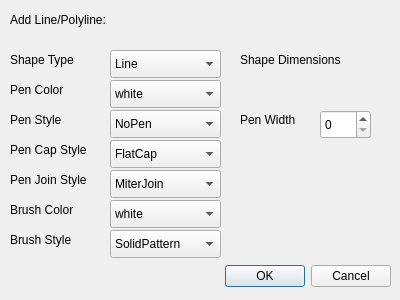
<?xml version="1.0" encoding="UTF-8"?>
<ui version="4.0">
 <class>add_LinePoly</class>
 <widget class="QDialog" name="add_LinePoly">
  <property name="geometry">
   <rect>
    <x>0</x>
    <y>0</y>
    <width>400</width>
    <height>300</height>
   </rect>
  </property>
  <property name="windowTitle">
   <string>Dialog</string>
  </property>
  <widget class="QDialogButtonBox" name="buttonBox">
   <property name="geometry">
    <rect>
     <x>50</x>
     <y>260</y>
     <width>341</width>
     <height>32</height>
    </rect>
   </property>
   <property name="orientation">
    <enum>Qt::Horizontal</enum>
   </property>
   <property name="standardButtons">
    <set>QDialogButtonBox::Cancel|QDialogButtonBox::Ok</set>
   </property>
  </widget>
  <widget class="QLabel" name="label_8">
   <property name="geometry">
    <rect>
     <x>10</x>
     <y>170</y>
     <width>101</width>
     <height>20</height>
    </rect>
   </property>
   <property name="text">
    <string>Pen Join Style</string>
   </property>
  </widget>
  <widget class="QComboBox" name="comboBox">
   <property name="geometry">
    <rect>
     <x>110</x>
     <y>50</y>
     <width>111</width>
     <height>28</height>
    </rect>
   </property>
   <item>
    <property name="text">
     <string>Line</string>
    </property>
   </item>
   <item>
    <property name="text">
     <string>Polyline</string>
    </property>
   </item>
   <item>
    <property name="text">
     <string>Polygon</string>
    </property>
   </item>
   <item>
    <property name="text">
     <string>Rectangle</string>
    </property>
   </item>
   <item>
    <property name="text">
     <string>Square</string>
    </property>
   </item>
   <item>
    <property name="text">
     <string>Ellipse</string>
    </property>
   </item>
   <item>
    <property name="text">
     <string>Circle</string>
    </property>
   </item>
  </widget>
  <widget class="QComboBox" name="comboBox_6">
   <property name="geometry">
    <rect>
     <x>110</x>
     <y>170</y>
     <width>111</width>
     <height>28</height>
    </rect>
   </property>
   <item>
    <property name="text">
     <string>MiterJoin</string>
    </property>
   </item>
   <item>
    <property name="text">
     <string>BevelJoin</string>
    </property>
   </item>
   <item>
    <property name="text">
     <string>RoundJoin</string>
    </property>
   </item>
  </widget>
  <widget class="QLabel" name="label_6">
   <property name="geometry">
    <rect>
     <x>240</x>
     <y>110</y>
     <width>91</width>
     <height>20</height>
    </rect>
   </property>
   <property name="text">
    <string>Pen Width</string>
   </property>
  </widget>
  <widget class="QComboBox" name="comboBox_4">
   <property name="geometry">
    <rect>
     <x>110</x>
     <y>80</y>
     <width>111</width>
     <height>28</height>
    </rect>
   </property>
   <item>
    <property name="text">
     <string>white</string>
    </property>
   </item>
   <item>
    <property name="text">
     <string>black</string>
    </property>
   </item>
   <item>
    <property name="text">
     <string>red</string>
    </property>
   </item>
   <item>
    <property name="text">
     <string>green</string>
    </property>
   </item>
   <item>
    <property name="text">
     <string>blue</string>
    </property>
   </item>
   <item>
    <property name="text">
     <string>cyan</string>
    </property>
   </item>
   <item>
    <property name="text">
     <string>magenta</string>
    </property>
   </item>
   <item>
    <property name="text">
     <string>yellow</string>
    </property>
   </item>
   <item>
    <property name="text">
     <string>gray</string>
    </property>
   </item>
  </widget>
  <widget class="QLabel" name="label_5">
   <property name="geometry">
    <rect>
     <x>10</x>
     <y>80</y>
     <width>91</width>
     <height>20</height>
    </rect>
   </property>
   <property name="text">
    <string>Pen Color</string>
   </property>
  </widget>
  <widget class="QComboBox" name="comboBox_8">
   <property name="geometry">
    <rect>
     <x>110</x>
     <y>230</y>
     <width>111</width>
     <height>28</height>
    </rect>
   </property>
   <item>
    <property name="text">
     <string>SolidPattern</string>
    </property>
   </item>
   <item>
    <property name="text">
     <string>HorPattern</string>
    </property>
   </item>
   <item>
    <property name="text">
     <string>VerPattern</string>
    </property>
   </item>
   <item>
    <property name="text">
     <string>NoBrush</string>
    </property>
   </item>
  </widget>
  <widget class="QLabel" name="label_2">
   <property name="geometry">
    <rect>
     <x>10</x>
     <y>10</y>
     <width>131</width>
     <height>20</height>
    </rect>
   </property>
   <property name="text">
    <string>Add Line/Polyline:</string>
   </property>
  </widget>
  <widget class="QLabel" name="label_11">
   <property name="geometry">
    <rect>
     <x>10</x>
     <y>140</y>
     <width>91</width>
     <height>20</height>
    </rect>
   </property>
   <property name="text">
    <string>Pen Cap Style</string>
   </property>
  </widget>
  <widget class="QLabel" name="label_3">
   <property name="geometry">
    <rect>
     <x>10</x>
     <y>50</y>
     <width>91</width>
     <height>20</height>
    </rect>
   </property>
   <property name="text">
    <string>Shape Type</string>
   </property>
  </widget>
  <widget class="QLabel" name="label_9">
   <property name="geometry">
    <rect>
     <x>10</x>
     <y>200</y>
     <width>81</width>
     <height>20</height>
    </rect>
   </property>
   <property name="text">
    <string>Brush Color</string>
   </property>
  </widget>
  <widget class="QSpinBox" name="spinBox">
   <property name="geometry">
    <rect>
     <x>320</x>
     <y>110</y>
     <width>51</width>
     <height>29</height>
    </rect>
   </property>
  </widget>
  <widget class="QComboBox" name="comboBox_5">
   <property name="geometry">
    <rect>
     <x>110</x>
     <y>110</y>
     <width>111</width>
     <height>28</height>
    </rect>
   </property>
   <item>
    <property name="text">
     <string>NoPen</string>
    </property>
   </item>
   <item>
    <property name="text">
     <string>SolidLine</string>
    </property>
   </item>
   <item>
    <property name="text">
     <string>DashLine</string>
    </property>
   </item>
   <item>
    <property name="text">
     <string>DotLine</string>
    </property>
   </item>
   <item>
    <property name="text">
     <string>DashDotLine</string>
    </property>
   </item>
   <item>
    <property name="text">
     <string>DashDotDotLine</string>
    </property>
   </item>
  </widget>
  <widget class="QLabel" name="label_7">
   <property name="geometry">
    <rect>
     <x>10</x>
     <y>110</y>
     <width>63</width>
     <height>20</height>
    </rect>
   </property>
   <property name="text">
    <string>Pen Style</string>
   </property>
  </widget>
  <widget class="QLabel" name="label_10">
   <property name="geometry">
    <rect>
     <x>10</x>
     <y>230</y>
     <width>81</width>
     <height>20</height>
    </rect>
   </property>
   <property name="text">
    <string>Brush Style</string>
   </property>
  </widget>
  <widget class="QComboBox" name="comboBox_2">
   <property name="geometry">
    <rect>
     <x>110</x>
     <y>140</y>
     <width>111</width>
     <height>28</height>
    </rect>
   </property>
   <item>
    <property name="text">
     <string>FlatCap</string>
    </property>
   </item>
   <item>
    <property name="text">
     <string>SquareCap</string>
    </property>
   </item>
   <item>
    <property name="text">
     <string>RoundCap</string>
    </property>
   </item>
  </widget>
  <widget class="QLabel" name="label_4">
   <property name="geometry">
    <rect>
     <x>240</x>
     <y>50</y>
     <width>141</width>
     <height>20</height>
    </rect>
   </property>
   <property name="text">
    <string>Shape Dimensions</string>
   </property>
  </widget>
  <widget class="QComboBox" name="comboBox_7">
   <property name="geometry">
    <rect>
     <x>110</x>
     <y>200</y>
     <width>111</width>
     <height>28</height>
    </rect>
   </property>
   <item>
    <property name="text">
     <string>white</string>
    </property>
   </item>
   <item>
    <property name="text">
     <string>black</string>
    </property>
   </item>
   <item>
    <property name="text">
     <string>red</string>
    </property>
   </item>
   <item>
    <property name="text">
     <string>green</string>
    </property>
   </item>
   <item>
    <property name="text">
     <string>blue</string>
    </property>
   </item>
   <item>
    <property name="text">
     <string>cyan</string>
    </property>
   </item>
   <item>
    <property name="text">
     <string>magenta</string>
    </property>
   </item>
   <item>
    <property name="text">
     <string>yellow</string>
    </property>
   </item>
   <item>
    <property name="text">
     <string>gray</string>
    </property>
   </item>
  </widget>
 </widget>
 <resources/>
 <connections>
  <connection>
   <sender>buttonBox</sender>
   <signal>accepted()</signal>
   <receiver>add_LinePoly</receiver>
   <slot>accept()</slot>
   <hints>
    <hint type="sourcelabel">
     <x>248</x>
     <y>254</y>
    </hint>
    <hint type="destinationlabel">
     <x>157</x>
     <y>274</y>
    </hint>
   </hints>
  </connection>
  <connection>
   <sender>buttonBox</sender>
   <signal>rejected()</signal>
   <receiver>add_LinePoly</receiver>
   <slot>reject()</slot>
   <hints>
    <hint type="sourcelabel">
     <x>316</x>
     <y>260</y>
    </hint>
    <hint type="destinationlabel">
     <x>286</x>
     <y>274</y>
    </hint>
   </hints>
  </connection>
 </connections>
</ui>
